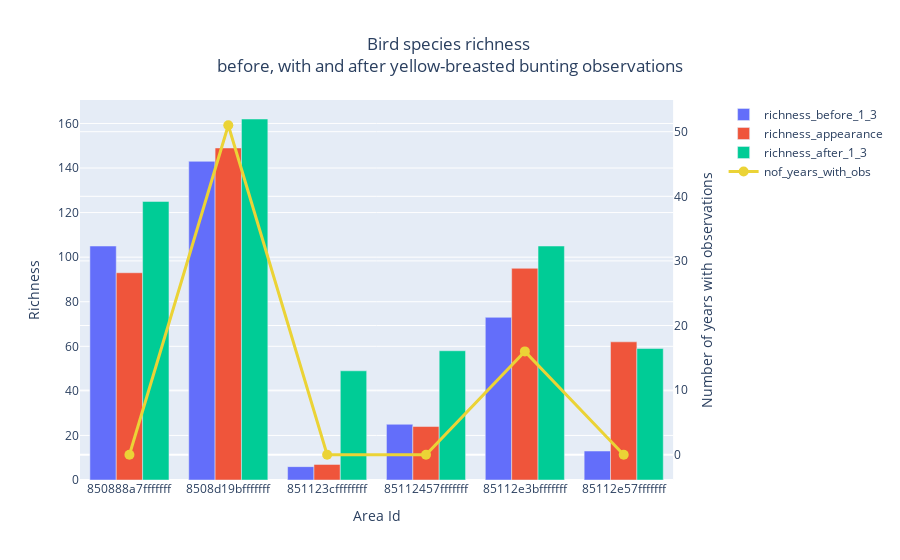

Source (notebook cell):
### Code cell
fig = plot_paired_effect(richness_merged, cell_to_earliest=cell_to_earliest, cell_to_latest=cell_to_latest,
                         title = "Bird species richness <br>before, with and after yellow-breasted bunting observations")
fig.write_html(f"../web_interface/precomp_data/keystone/bird_paired_bunting_effect.html")
fig.show()

### Figure 1 — Plotly figure (JSON) as saved in the notebook; plotly's stock layout.template omitted (floating-point values rounded to 4 significant figures)
{"data": [{"name": "richness_before_1_3", "type": "bar", "x": ["850888a7fffffff", "8508d19bfffffff", "851123cffffffff", "85112457fffffff", "85112e3bfffffff", "85112e57fffffff"], "xaxis": "x", "y": [105, 143, 6, 25, 73, 13], "yaxis": "y"}, {"name": "richness_appearance", "type": "bar", "x": ["850888a7fffffff", "8508d19bfffffff", "851123cffffffff", "85112457fffffff", "85112e3bfffffff", "85112e57fffffff"], "xaxis": "x", "y": [93, 149, 7, 24, 95, 62], "yaxis": "y"}, {"name": "richness_after_1_3", "type": "bar", "x": ["850888a7fffffff", "8508d19bfffffff", "851123cffffffff", "85112457fffffff", "85112e3bfffffff", "85112e57fffffff"], "xaxis": "x", "y": [125, 162, 49, 58, 105, 59], "yaxis": "y"}, {"line": {"color": "rgb(235, 211, 54)", "width": 3}, "marker": {"color": "rgb(235, 211, 54)", "size": 10}, "name": "nof_years_with_obs", "type": "scatter", "x": ["850888a7fffffff", "8508d19bfffffff", "851123cffffffff", "85112457fffffff", "85112e3bfffffff", "85112e57fffffff"], "xaxis": "x", "y": [0, 51, 0, 0, 16, 0], "yaxis": "y2"}], "layout": {"title": {"text": "Bird species richness <br>before, with and after yellow-breasted bunting observations", "x": 0.5}, "xaxis": {"anchor": "y", "domain": [0, 0.94], "title": {"text": "Area Id"}}, "yaxis": {"anchor": "x", "domain": [0, 1], "title": {"text": "Richness"}}, "yaxis2": {"anchor": "x", "overlaying": "y", "side": "right", "title": {"text": "Number of years with observations"}}}}
